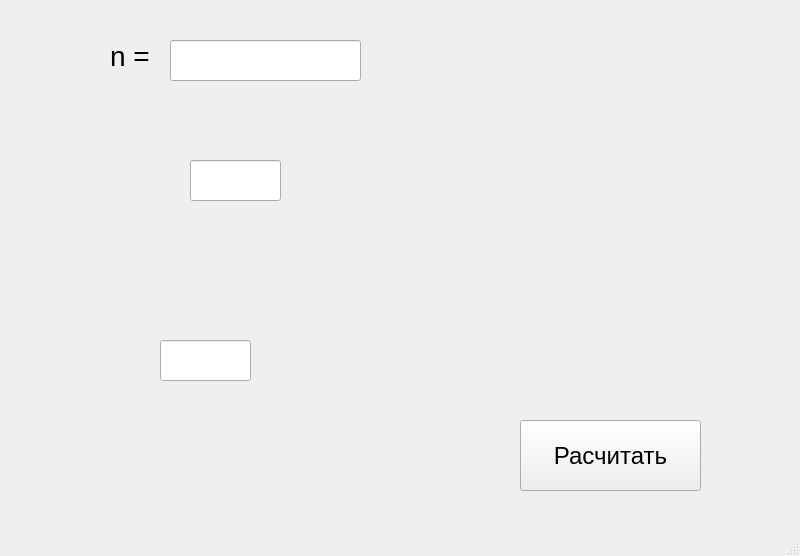
<?xml version="1.0" encoding="UTF-8"?>
<ui version="4.0">
 <class>MainWindow</class>
 <widget class="QMainWindow" name="MainWindow">
  <property name="geometry">
   <rect>
    <x>0</x>
    <y>0</y>
    <width>800</width>
    <height>556</height>
   </rect>
  </property>
  <property name="windowTitle">
   <string>MainWindow</string>
  </property>
  <widget class="QWidget" name="centralwidget">
   <widget class="QLabel" name="label">
    <property name="geometry">
     <rect>
      <x>170</x>
      <y>210</y>
      <width>351</width>
      <height>121</height>
     </rect>
    </property>
    <property name="text">
     <string/>
    </property>
    <property name="pixmap">
     <pixmap>../build-integral-Desktop_Qt_5_12_12_MinGW_32_bit-Release/integral image.png</pixmap>
    </property>
    <property name="scaledContents">
     <bool>true</bool>
    </property>
    <property name="indent">
     <number>1</number>
    </property>
   </widget>
   <widget class="QLineEdit" name="lineEdit">
    <property name="geometry">
     <rect>
      <x>190</x>
      <y>160</y>
      <width>91</width>
      <height>41</height>
     </rect>
    </property>
    <property name="font">
     <font>
      <pointsize>16</pointsize>
     </font>
    </property>
    <property name="text">
     <string/>
    </property>
   </widget>
   <widget class="QLineEdit" name="lineEdit_2">
    <property name="geometry">
     <rect>
      <x>160</x>
      <y>340</y>
      <width>91</width>
      <height>41</height>
     </rect>
    </property>
    <property name="font">
     <font>
      <pointsize>16</pointsize>
     </font>
    </property>
    <property name="text">
     <string/>
    </property>
   </widget>
   <widget class="QLabel" name="label_3">
    <property name="geometry">
     <rect>
      <x>540</x>
      <y>220</y>
      <width>231</width>
      <height>101</height>
     </rect>
    </property>
    <property name="font">
     <font>
      <pointsize>21</pointsize>
     </font>
    </property>
    <property name="text">
     <string/>
    </property>
   </widget>
   <widget class="QLabel" name="label_4">
    <property name="geometry">
     <rect>
      <x>110</x>
      <y>30</y>
      <width>61</width>
      <height>51</height>
     </rect>
    </property>
    <property name="font">
     <font>
      <pointsize>21</pointsize>
     </font>
    </property>
    <property name="text">
     <string>n =</string>
    </property>
   </widget>
   <widget class="QLineEdit" name="lineEdit_3">
    <property name="geometry">
     <rect>
      <x>170</x>
      <y>40</y>
      <width>191</width>
      <height>41</height>
     </rect>
    </property>
    <property name="font">
     <font>
      <pointsize>16</pointsize>
     </font>
    </property>
    <property name="text">
     <string/>
    </property>
   </widget>
   <widget class="QPushButton" name="pushButton">
    <property name="geometry">
     <rect>
      <x>520</x>
      <y>420</y>
      <width>181</width>
      <height>71</height>
     </rect>
    </property>
    <property name="font">
     <font>
      <pointsize>18</pointsize>
     </font>
    </property>
    <property name="text">
     <string>Расчитать</string>
    </property>
   </widget>
  </widget>
  <widget class="QMenuBar" name="menubar">
   <property name="geometry">
    <rect>
     <x>0</x>
     <y>0</y>
     <width>800</width>
     <height>25</height>
    </rect>
   </property>
  </widget>
  <widget class="QStatusBar" name="statusbar"/>
 </widget>
 <resources/>
 <connections/>
</ui>
